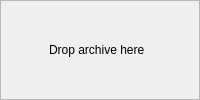
                                        <widget class="QWidget" name="page_18">
                                         <layout class="QHBoxLayout" name="horizontalLayout_36">
                                          <property name="spacing">
                                           <number>0</number>
                                          </property>
                                          <property name="leftMargin">
                                           <number>0</number>
                                          </property>
                                          <property name="topMargin">
                                           <number>0</number>
                                          </property>
                                          <property name="rightMargin">
                                           <number>0</number>
                                          </property>
                                          <property name="bottomMargin">
                                           <number>0</number>
                                          </property>
                                          <item>
                                           <widget class="CQFrameZipFile" name="dropNewMainRevisionSupArchive">
                                            <property name="mouseTracking">
                                             <bool>true</bool>
                                            </property>
                                            <property name="acceptDrops">
                                             <bool>true</bool>
                                            </property>
                                            <property name="frameShape">
                                             <enum>QFrame::StyledPanel</enum>
                                            </property>
                                            <property name="frameShadow">
                                             <enum>QFrame::Raised</enum>
                                            </property>
                                            <layout class="QHBoxLayout" name="horizontalLayout_37">
                                             <property name="spacing">
                                              <number>0</number>
                                             </property>
                                             <property name="leftMargin">
                                              <number>0</number>
                                             </property>
                                             <property name="topMargin">
                                              <number>0</number>
                                             </property>
                                             <property name="rightMargin">
                                              <number>0</number>
                                             </property>
                                             <property name="bottomMargin">
                                              <number>0</number>
                                             </property>
                                             <item>
                                              <widget class="QLabel" name="label_27">
                                               <property name="sizePolicy">
                                                <sizepolicy hsizetype="Fixed" vsizetype="Fixed">
                                                 <horstretch>0</horstretch>
                                                 <verstretch>0</verstretch>
                                                </sizepolicy>
                                               </property>
                                               <property name="minimumSize">
                                                <size>
                                                 <width>30</width>
                                                 <height>30</height>
                                                </size>
                                               </property>
                                               <property name="maximumSize">
                                                <size>
                                                 <width>30</width>
                                                 <height>30</height>
                                                </size>
                                               </property>
                                               <property name="text">
                                                <string/>
                                               </property>
                                               <property name="pixmap">
                                                <pixmap resource="resources_rc.qrc">:/icon/icons/plus-circle.svg</pixmap>
                                               </property>
                                               <property name="alignment">
                                                <set>Qt::AlignCenter</set>
                                               </property>
                                              </widget>
                                             </item>
                                             <item>
                                              <widget class="QLabel" name="label_28">
                                               <property name="sizePolicy">
                                                <sizepolicy hsizetype="Fixed" vsizetype="Fixed">
                                                 <horstretch>0</horstretch>
                                                 <verstretch>0</verstretch>
                                                </sizepolicy>
                                               </property>
                                               <property name="minimumSize">
                                                <size>
                                                 <width>140</width>
                                                 <height>16</height>
                                                </size>
                                               </property>
                                               <property name="maximumSize">
                                                <size>
                                                 <width>140</width>
                                                 <height>16</height>
                                                </size>
                                               </property>
                                               <property name="text">
                                                <string>Drop archive here</string>
                                               </property>
                                               <property name="alignment">
                                                <set>Qt::AlignLeading|Qt::AlignLeft|Qt::AlignVCenter</set>
                                               </property>
                                              </widget>
                                             </item>
                                            </layout>
                                           </widget>
                                          </item>
                                         </layout>
                                        </widget>
